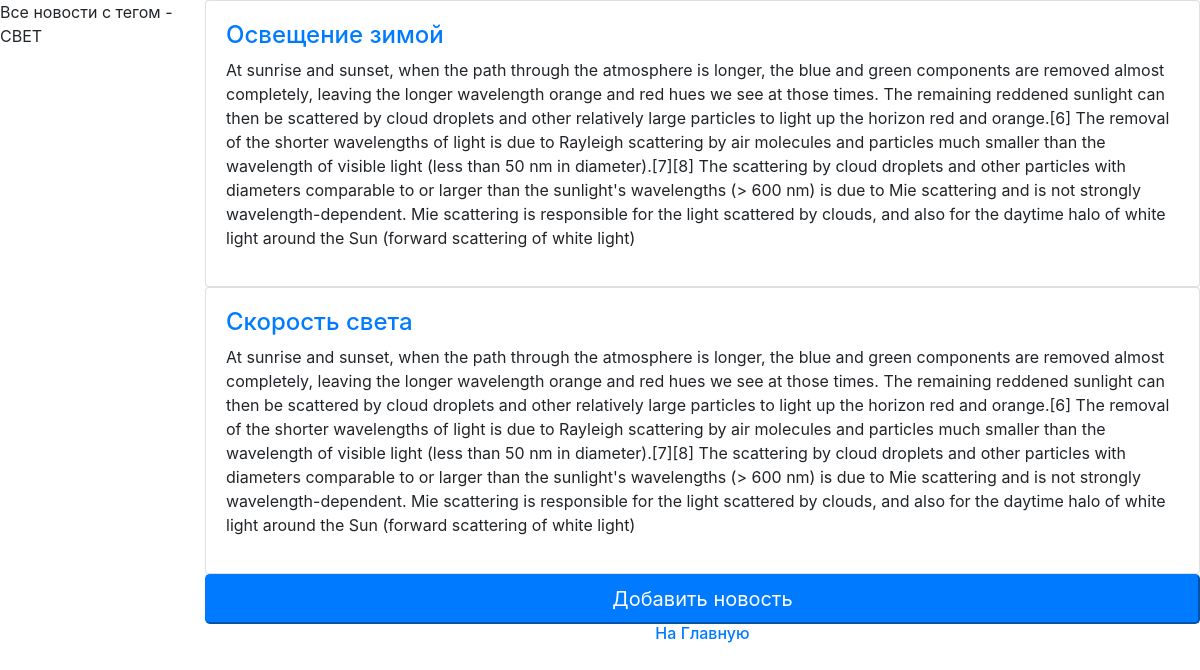
The app's page /news/4/news_filter with its own data.
### app_users/models.py (models this page shows, shortened)
class Metatag(models.Model):
    descriptor = models.CharField(max_length=21, verbose_name='тэги', null=True, blank=True)
    def __str__(self):
        return self.descriptor

class News(models.Model):
    user = models.ForeignKey(User, max_length=100, on_delete=models.CASCADE, null=True, blank=True)
    metatag = models.ManyToManyField(Metatag, max_length=21, null=True, blank=True)
    title = models.CharField(max_length=150, verbose_name='название')
    description = models.TextField(verbose_name='содержание')
    create_at = models.DateTimeField(auto_now_add=True, verbose_name='дата создания')
    update_at = models.DateTimeField(auto_now=True, verbose_name='дата редактирования')
    status = models.BooleanField(verbose_name='активен', default=False)
    class Meta:
        verbose_name_plural = "News"
    def get_absolute_url(self):
        return reverse('news_detail', kwargs={"pk": self.pk})

### app_users/views.py (the view)
# urls.py: path('<int:pk>/news_filter', NewsFilter.as_view(), name='news_filter'),
class NewsFilter(ListView):
    model = News
    template_name = 'app_users/filter_news.html'
    def get_context_data(self, **kwargs):
        context = super(NewsFilter, self).get_context_data(**kwargs)
        select_tag = Metatag.objects.get(id=self.kwargs['pk'])
        context['filtered_news'] = News.objects.filter(metatag=select_tag).order_by('-create_at')
        context['select_tag'] = select_tag
        return context

### app_users/templates/app_users/filter_news.html (shortened to what this page needs)
<!DOCTYPE html>
<html lang="en">
<head>
    <link rel="stylesheet" href="https://maxcdn.bootstrapcdn.com/bootstrap/4.0.0/css/bootstrap.min.css">
</head>
<body>
<div class="row">
    <div class="col-2">
            <p> Все новости с тегом - {{select_tag|upper}} </p>
    </div>
    <div class="col-10">
       {% for i in filtered_news %}
        <div class="card">
            <div class="card-body">
                <h4>
                    <a href="{{ i.get_absolute_url }}"> {{ i.title }} </a>
                </h4>
                <p> {{ i.description }} </p>
            </div>
        </div>
        {% empty %}
            <h3> В данный момент новости отсутсвуют </h3>
        {% endfor %}
        <form action="add_news">
            <button class="btn-primary btn-block btn-lg">Добавить новость</button>
        </form>
        <a href="/" align="center">
           <h6>На Главную</h6>
        </a>
    </div>
</div>
</body>
</html>

### records on screen
Metatag: descriptor "СВЕТ"
News: title "Освещение зимой", description "At sunrise and sunset, when the path through the atmosphere is longer, the blue and green components are removed almost completely, leaving the longer wavelength orange and red hues we see at those times. The remaining reddened sunlight can then be scattered by cloud droplets and other relatively large particles to light up the horizon red and orange.[6] The removal of the shorter wavelengths of light is due to Rayleigh scattering by air molecules and particles much smaller than the wavelength of visible light (less than 50 nm in diameter).[7][8] The scattering by cloud droplets and other particles with diameters comparable to or larger than the sunlight's wavelengths (> 600 nm) is due to…"
News: title "Скорость света", description "At sunrise and sunset, when the path through the atmosphere is longer, the blue and green components are removed almost completely, leaving the longer wavelength orange and red hues we see at those times. The remaining reddened sunlight can then be scattered by cloud droplets and other relatively large particles to light up the horizon red and orange.[6] The removal of the shorter wavelengths of light is due to Rayleigh scattering by air molecules and particles much smaller than the wavelength of visible light (less than 50 nm in diameter).[7][8] The scattering by cloud droplets and other particles with diameters comparable to or larger than the sunlight's wavelengths (> 600 nm) is due to…"
